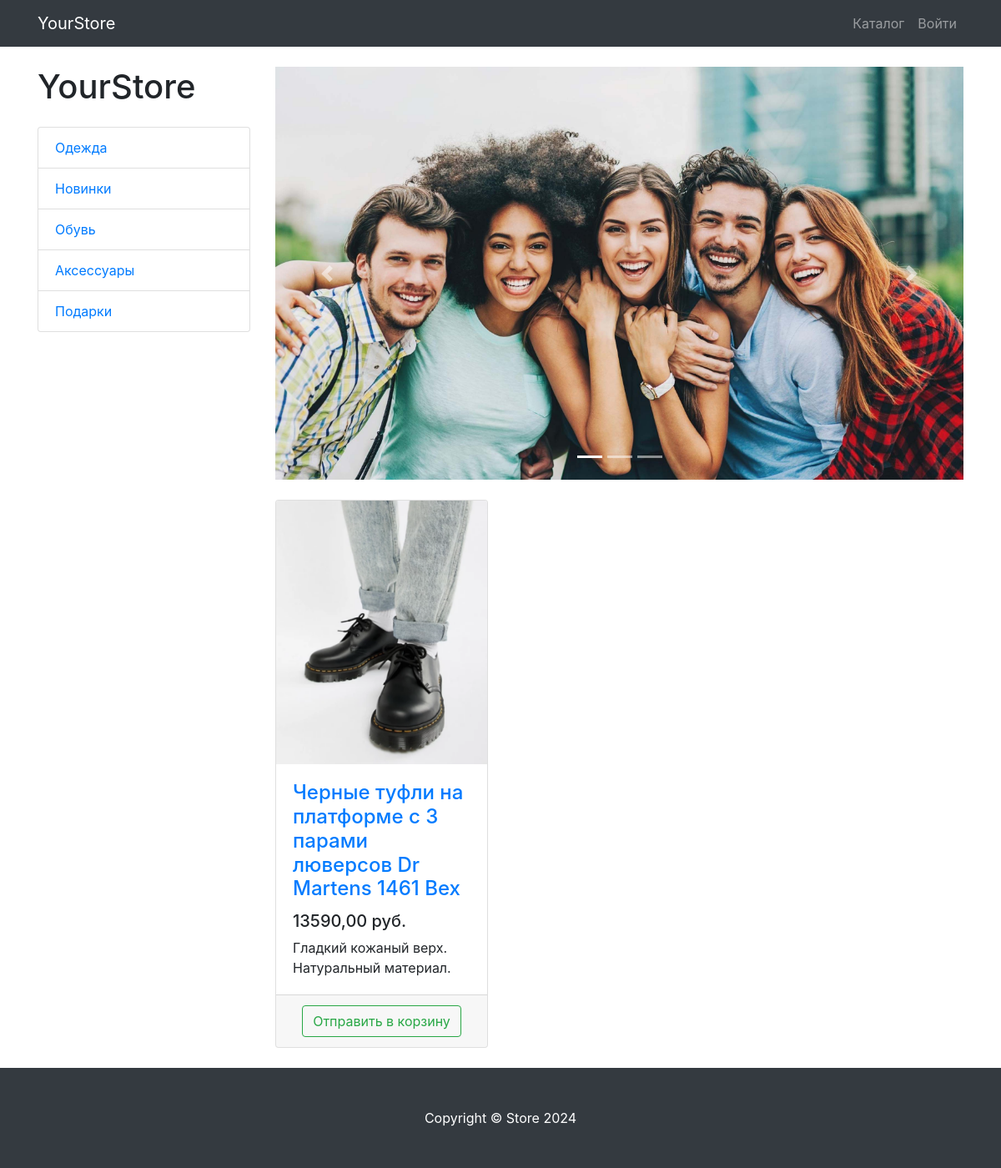
Screenshot of /category/3/ with the database file from the repository.
### product/models.py (models this page shows, shortened)
class ProductCategory(models.Model):
    name = models.CharField(max_length = 128, unique = True)
    description = models.TextField(null = True, blank = True)
    class Meta:
        verbose_name = 'category'
        verbose_name_plural = 'categories'

class Product(models.Model):
    name = models.CharField(max_length = 255)
    description = models.TextField()
    price = models.DecimalField(max_digits = 8, decimal_places = 2)
    quantity = models.PositiveIntegerField(default = 0)
    image = models.ImageField(upload_to = 'products_images')
    category = models.ForeignKey(to=ProductCategory, on_delete = models.CASCADE)
    class Meta:
        verbose_name = 'product'
        verbose_name_plural = 'products'

### product/views.py (the view)
# urls.py: path('category/<int:category_id>/', ProductsListView.as_view(), name='category'),
class ProductsListView(TitleMixin, ListView):
    model = Product
    template_name = 'product/products.html'
    paginate_by = 3
    title = 'Store-Каталог'
    def get_queryset(self):
        queryset = super(ProductsListView, self).get_queryset()
        category_id = self.kwargs.get('category_id')
        return queryset.filter(category_id=category_id) if category_id else queryset
    def get_context_data(self, *, object_list=None, **kwargs):
        context = super(ProductsListView, self).get_context_data()
        context['productcategorie'] = ProductCategory.objects.all()
        return context

### common/views.py (called while the page is built)
    def get_context_data(self, **kwargs):
        context = super(TitleMixin, self).get_context_data(**kwargs)
        context['title'] = self.title
        return context

### product/templates/product/products.html (shortened to what this page needs)
{% extends 'product/base.html' %}
{% load static %}
{% block css %}
<link href="{% static 'vendor/css/products.css' %}" rel="stylesheet">
{% endblock %}
{% block content %}
<div class="container">
    <div class="row">
        <div class="col-lg-3">
            <h1 class="my-4">YourStore</h1>
            <div class="list-group">
                {% for cat in productcategorie %}
                <a href="{% url 'category' cat.id %}" class="list-group-item">
                    {{ cat.name }}
                </a>
                {% endfor %}
            </div>
        </div>
        <div class="col-lg-9">
            <div id="carouselExampleIndicators" class="carousel slide my-4" data-ride="carousel">
                <ol class="carousel-indicators">
                    <li data-target="#carouselExampleIndicators" data-slide-to="0" class="active"></li>
                    <li data-target="#carouselExampleIndicators" data-slide-to="1"></li>
                    <li data-target="#carouselExampleIndicators" data-slide-to="2"></li>
                </ol>
                <div class="carousel-inner" role="listbox">
                    <div class="carousel-item active">
                        <img class="d-block img-fluid" src="{% static 'vendor/img/slides/slide-1.jpg' %}" alt="First slide">
                    </div>
                </div>
                <a class="carousel-control-prev" href="#carouselExampleIndicators" role="button" data-slide="prev">
                    <span class="carousel-control-prev-icon" aria-hidden="true"></span>
                </a>
                <a class="carousel-control-next" href="#carouselExampleIndicators" role="button" data-slide="next">
                    <span class="carousel-control-next-icon" aria-hidden="true"></span>
                </a>
            </div>
            <div class="row">
            {% for product in object_list %}
                <div class="col-lg-4 col-md-6 mb-4">
                    <div class="card h-100">
                        <a href="#">
                            <img class="card-img-top"
                                 src="{{ product.image.url }}"
                                 alt="">
                        </a>
                        <div class="card-body">
                            <h4 class="card-title">
                                <a href="#">{{ product.name }}</a>
                            </h4>
                            <h5>{{ product.price }} руб.</h5>
                            <p class="card-text">{{ product.description }}</p>
                        </div>
                        <div class="card-footer text-center">
                            <a class="btn btn-outline-success" href="{% url 'basket_add' product.id %}">
                                Отправить в корзину
                            </a>
                        </div>
                    </div>
                </div>
                {% endfor %}
            </div>
        </div>
    </div>
</div>
{% endblock %}
{% block footer %}
<footer class="py-5 bg-dark">
    <div class="container">
        <p class="m-0 text-center text-white">Copyright &copy; Store 2024</p>
    </div>
</footer>
{% endblock %}

### rows the page displays
ProductCategory: name "Одежда"
ProductCategory: name "Новинки"
ProductCategory: name "Обувь"
ProductCategory: name "Аксессуары"
ProductCategory: name "Подарки"
Product: image (picture), name "Черные туфли на платформе с 3 парами люверсов Dr Martens 1461 Bex", price "13590,00", description "Гладкий кожаный верх. Натуральный материал."
